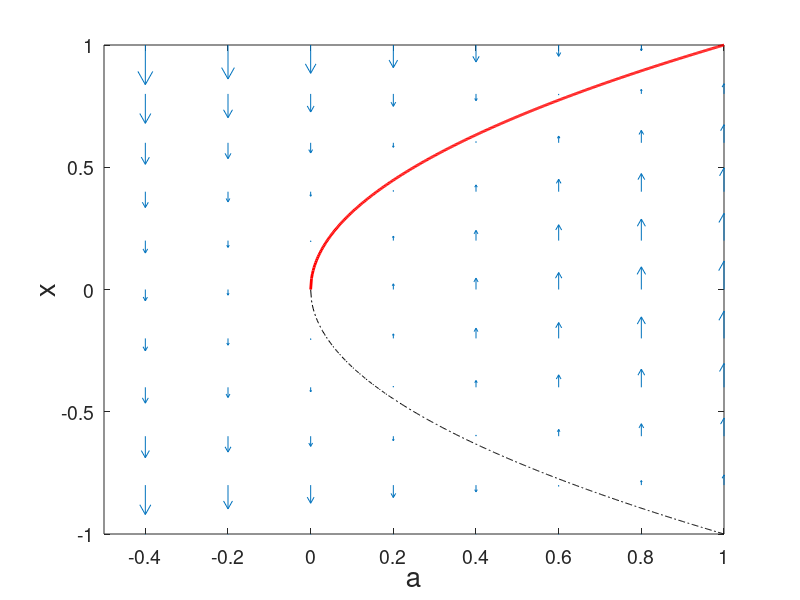

This figure's MATLAB source: (Note: this script raises an error after producing the figure.)
addpath('C:\Users\codyg\Desktop\Thesis-Master\trunk\Complete\Functions')
cd('C:\Users\codyg\Desktop\Thesis-Master\trunk\Complete\Graphs\Intro')

a = linspace(0,1,500);

lower = -sqrt(a);
upper = sqrt(a);

close(figure(1))
figure(1)
plot(a,lower,'k-.')
hold on
plot(a,upper,'r','linewidth',2)
set(gca,'fontsize',14)
xlabel('a','fontsize',20)
ylabel('x','fontsize',20)
xlim([-.5 1])

[a,x]=meshgrid(-1:0.2:1,-1:0.2:1);
dx=a-x.^2;
da=zeros(size(dx));
quiver(a,x,da,dx);
axis([-.5 1 -1 1])

print('-f1','saddlenode_bif_diagram','-djpeg')

%Initial values and set up
h=.01;
eps=.01;
start=1;stop=-.5;
time=abs(stop-start)/eps;
aInit=start;
xInit = sqrt(aInit);

xDE=@(t,x,a)(a-x^2);
aDE=@(t,x,a)(-eps);

%Numerical Solution
[~,xnum,anum]=RK2sys(xDE,aDE,xInit,aInit,0,time,h);

figure(1)
plot(anum,xnum,'k--','linewidth',2)
print('-f1','saddlenode_tipping','-djpeg')

% Zoom
xlim([-.1 .2])
ylim([-.2 .5])
print('-f1','saddlenode_tipping_zoom','-djpeg')
